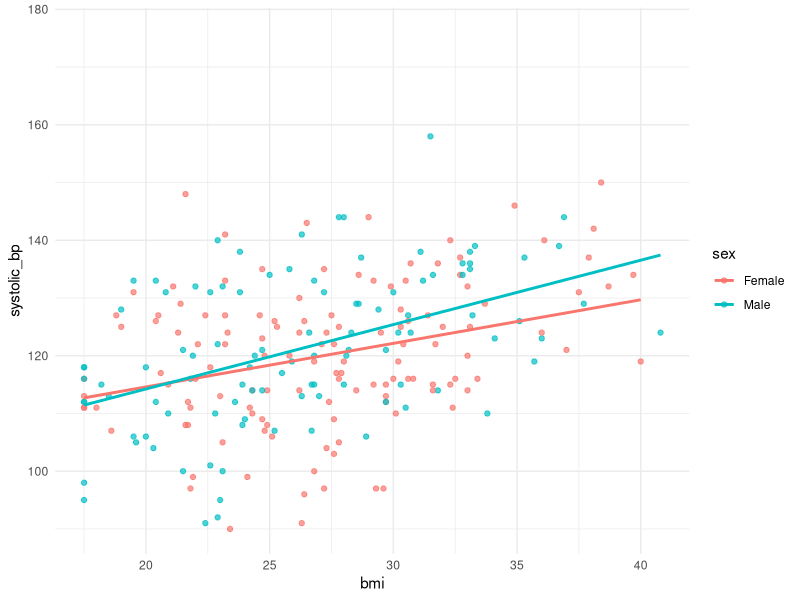

Write R code to recreate this figure.
# Snippets designed to be copied into slides or live demos.

library(tidyverse)

health <- read_csv("data/bootcamp_health.csv")

glimpse(health)

health |>
  mutate(hypertension_flag = systolic_bp >= 130 | diastolic_bp >= 80) |>
  group_by(sex) |>
  summarize(
    n = n(),
    mean_bmi = mean(bmi, na.rm = TRUE),
    percent_hypertension = mean(hypertension_flag, na.rm = TRUE) * 100,
    .groups = "drop"
  )

health |>
  ggplot(aes(x = bmi, y = systolic_bp, color = sex)) +
  geom_point(alpha = 0.7) +
  geom_smooth(method = "lm", se = FALSE) +
  theme_minimal()

# AI prompt for this snippet:
# "Explain what each pipe step does, then suggest one small diagnostic check before trusting the summary."
